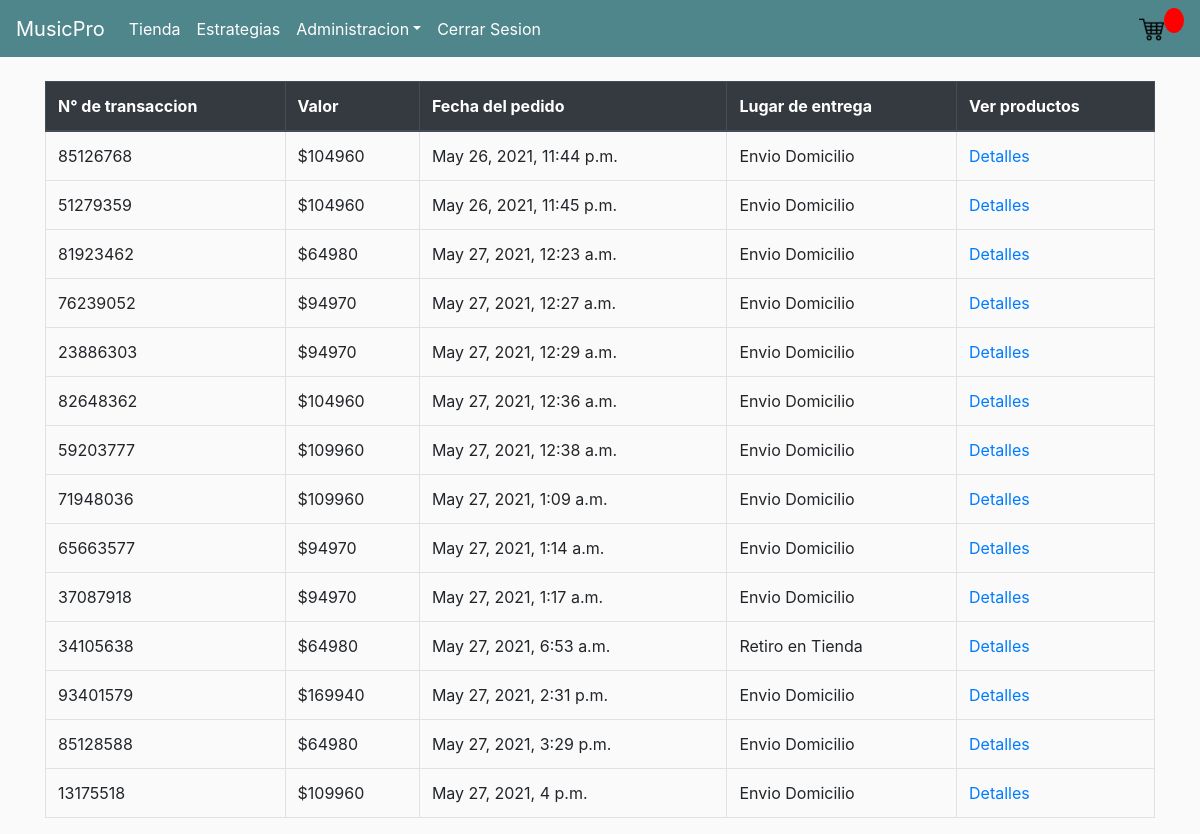
The page /pedidos/ (signed in) on the database as committed earlier.
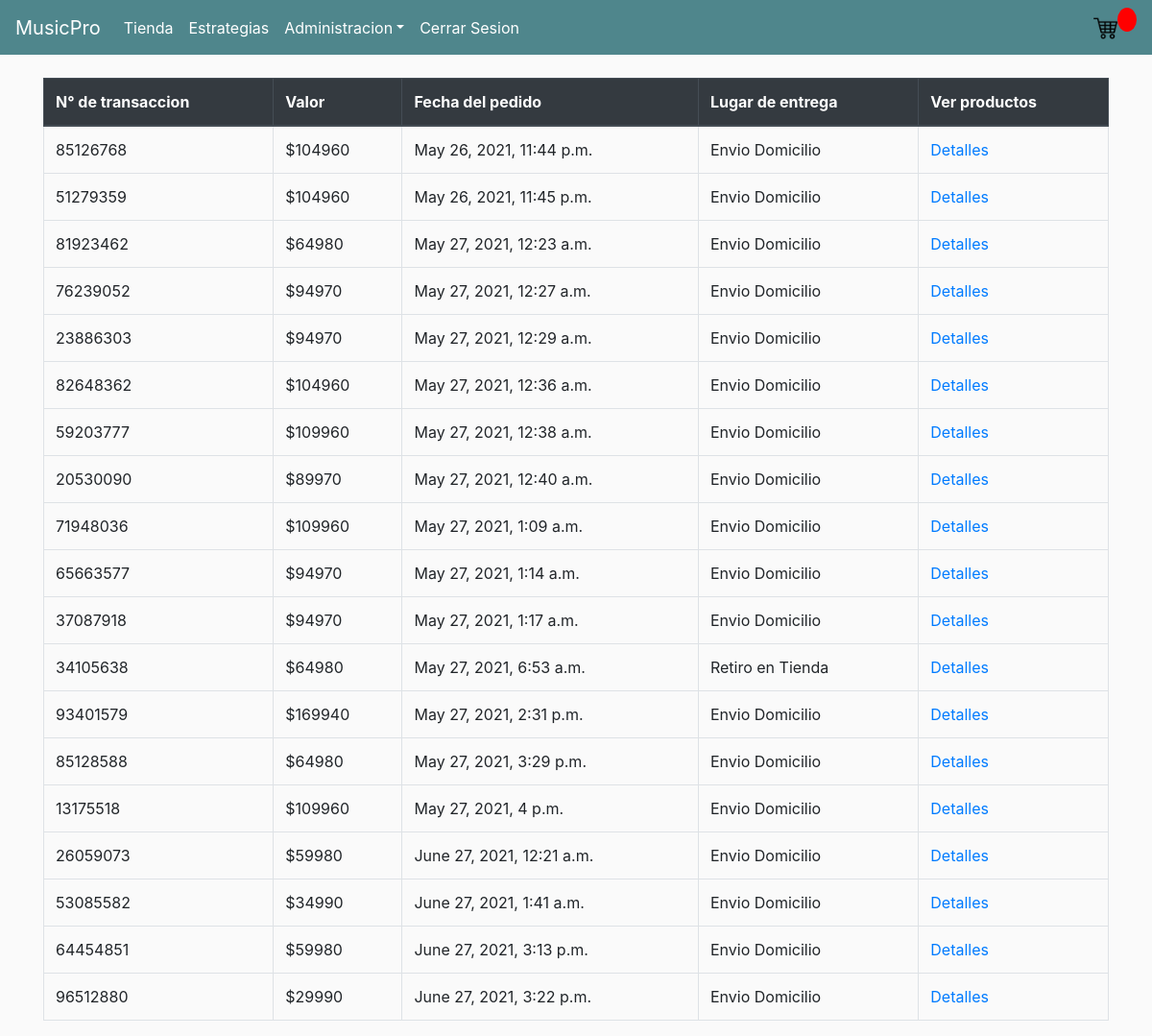
The same page on the database as committed later.
### TiendaMPRO/models.py (models this page shows, shortened)
class OrdenDeCompra(models.Model):
    customer = models.ForeignKey(Usuario, on_delete=models.SET_NULL, blank=True, null=True)
    date_orderd= models.DateTimeField(auto_now_add=True)
    complete = models.BooleanField(default=False, null=True, blank=False)
    retiroTienda = models.BooleanField(default=False, null=True, blank=False)
    transaction_id=  models.CharField(max_length=200, null=True)
    pagado = models.BooleanField(default=False, null=True, blank=False)
    transferencia = models.BooleanField(default=False, null=True, blank=False)
    @property
    def get_total_descuento(self):
        orderitems = self.productopedido_set.all()
        if (sum ([item.cantidad for item in orderitems])>=4):
            total = sum([item.get_total for item in orderitems])-20000
        else:
            total = sum([item.get_total for item in orderitems])
        return total

class ProductoPedido(models.Model):
    producto = models.ForeignKey(Producto, on_delete=models.SET_NULL, blank=True, null=True)
    orden = models.ForeignKey(OrdenDeCompra, on_delete=models.SET_NULL, blank=True, null=True)
    cantidad = models.IntegerField(default=0, null=True, blank=True)
    fecha_pedido = models.DateTimeField(auto_now_add=True)
    @property
    def get_total(self):
        total = self.producto.precio * self.cantidad
        return total

class Producto(models.Model):
    nom_prod = models.CharField(validators=[MinLengthValidator(3)], max_length=40,verbose_name="Nombre de Producto")
    tipo_prod = models.ForeignKey(TipoProducto, on_delete=models.CASCADE)
    descripcion = models.TextField(max_length=1500,null=True,blank=True)
    precio = models.FloatField(default=0.0)
    imagen = models.ImageField(upload_to="images/producto",null=True,blank=True)

### TiendaMPRO/views.py (the view)
# urls.py: path('pedidos/', views.Pedido, name='pedidos'),
def Pedido(request):
    order = OrdenDeCompra.objects.all()
    context={'order' : order}
    return render(request, 'TiendaMPRO/Pedidos.html',context)

### TiendaMPRO/models.py (called while the page is built)
    def __str__(self):
        return f'{self.nombre}'

    @property
    def is_staff(self):
        return self.usuario_admin

### TiendaMPRO/templates/TiendaMPRO/Pedidos.html
{% extends 'TiendaMPRO/main.html' %}
{% load static %}
{% block content %}
<br>
<table class="table table-bordered">
    <thead class="thead-dark">
      <tr>
        <th scope="col">N° de transaccion</th>
        <th scope="col">Valor</th>
        <th scope="col">Fecha del pedido</th>
        <th scope="col">Lugar de entrega</th>
        <th scope="col">Ver productos</th>
      </tr>
    </thead>
    <tbody>
        {% for ped in order %}
          {% if ped.complete == True %}
            <tr>
              <td data-label="N° de transaccion">{{ped.transaction_id}}</td>
              <td data-label="Valor">${{ped.get_total_descuento|floatformat:0}}</td>
              <td data-label="Fecha del pedido">{{ped.date_orderd}}</td>
              {% if ped.retiroTienda == True %}
                <td data-label="Lugar de entrega">Retiro en Tienda</td>
              {% elif ped.retiroTienda == False %}
                <td data-label="Lugar de entrega">Envio Domicilio</td>
              {% endif %}
              <td data-label="Fecha del pedido"><a class="" href="{% url 'detallePedido' ped.id %}">Detalles</a></td>
            </tr>
          {% endif %}
        {% endfor %}
  </table>
{% endblock %}

Rows that differ between the two databases and show on the page:
now on this page (row edited): OrdenDeCompra: transaction_id "20530090", get_total_descuento "89970", date_orderd "May 27, 2021, 12:40 a.m.", retiroTienda "Envio Domicilio"
added OrdenDeCompra: transaction_id "26059073", get_total_descuento "59980", date_orderd "June 27, 2021, 12:21 a.m.", retiroTienda "Envio Domicilio"
added OrdenDeCompra: transaction_id "53085582", get_total_descuento "34990", date_orderd "June 27, 2021, 1:41 a.m.", retiroTienda "Envio Domicilio"
added OrdenDeCompra: transaction_id "64454851", get_total_descuento "59980", date_orderd "June 27, 2021, 3:13 p.m.", retiroTienda "Envio Domicilio"
added OrdenDeCompra: transaction_id "96512880", get_total_descuento "29990", date_orderd "June 27, 2021, 3:22 p.m.", retiroTienda "Envio Domicilio"
